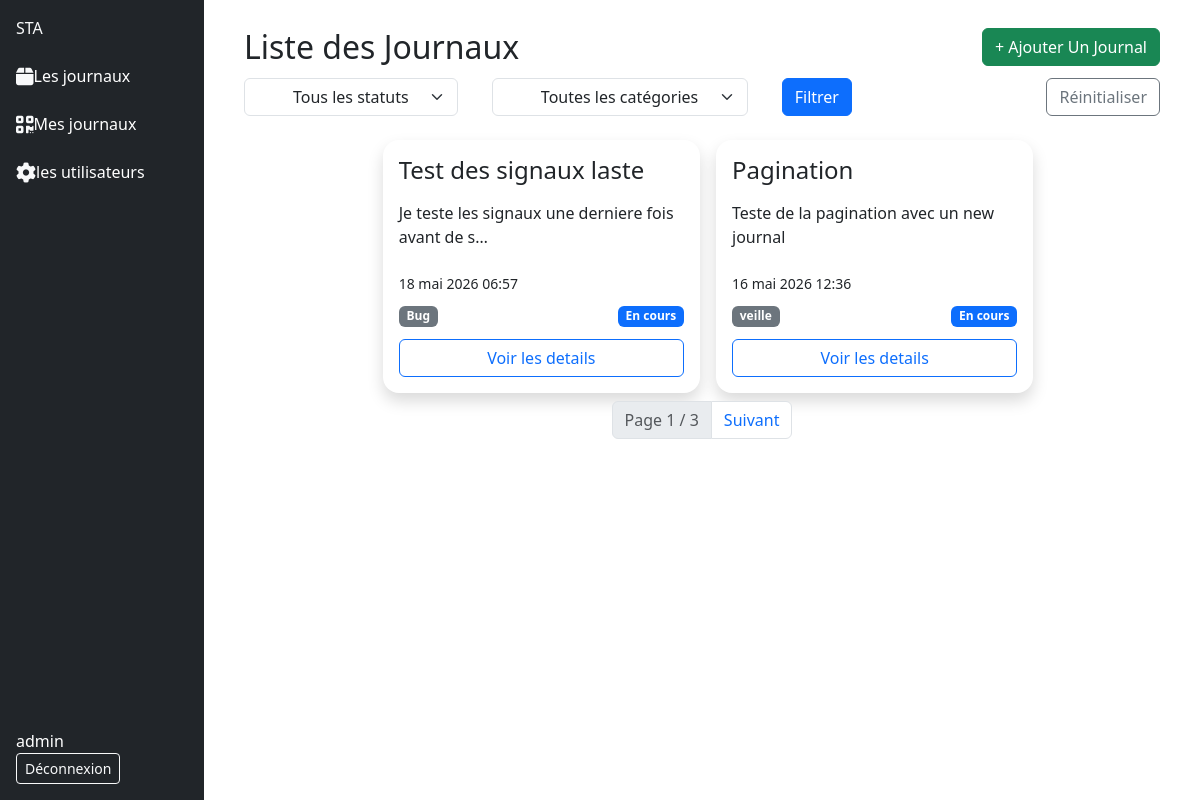
The app's page /entree/users/1/entrees/ (signed in) with its own data.
### activite/models.py (models this page shows)
class Entree(models.Model) :
    class Statut(models.TextChoices):
        EN_COURS = 'en_cours', 'En cours'
        RESOLU   = 'resolu',   'Résolu'
        BLOQUE   = 'bloque',   'Bloqué'
    titre = models.CharField( max_length=100)
    contenu_textuel = models.TextField()
    image_de_preuve = models.ImageField(upload_to='images/')
    date_creation = models.DateTimeField(auto_now_add=True)
    categorie = models.ForeignKey(Categorie, on_delete=models.SET_NULL, null=True)
    user = models.ForeignKey(User, on_delete=models.SET_NULL, null=True)
    etat = models.CharField(
        max_length=20,
        choices=Statut.choices,
        default=Statut.EN_COURS
    )

class Categorie(models.Model) :
    nom_categorie = models.CharField( max_length=64)
    description = models.TextField()
    date_creation = models.DateTimeField(auto_now_add=True)
    def __str__(self):
        return self.nom_categorie

### activite/views.py (the view)
# urls.py: path('users/<int:pk>/entrees/', UserEntreeListView.as_view(), name='user_entrees'),
class UserEntreeListView(LoginRequiredMixin, UserPassesTestMixin, ListView):
    model               = Entree
    template_name       = 'liste_tache.html'
    context_object_name = 'entrees'
    paginate_by         = 2
    def test_func(self):
        return self.request.user.is_superuser
    def get_queryset(self):
        return Entree.objects.filter(
            user__pk=self.kwargs['pk']
        ).order_by('-date_creation')
    def get_context_data(self, **kwargs):
        context = super().get_context_data(**kwargs)
        context['categories'] = Categorie.objects.all()
        context['statut_choices'] = Entree.Statut.choices
        context['statut_actif'] = self.request.GET.get('statut', '')
        context['categorie_active'] = self.request.GET.get('categorie', '')
        return context

### activite/templates/liste_tache.html (shortened to what this page needs)
{% extends 'base.html' %}
{% block content %}
<div class="container-fluid bg-white">
    <div class="d-flex flex-row justify-content-between align-items-start mx-4 p-1">
        <h2>Liste des Journaux</h2>
        <button class="btn btn-success">
            <a href="{% url 'creer_entree' %}" class="text-decoration-none text-white"> + Ajouter Un Journal</a>
        </button>
    </div>
    <form method="get" class="row g-2 mb-2 mx-4 justify-content-between">
        <div class="col-8 d-flex justify-content-between">
            <div >
                <select name="statut" class="form-select px-5">
                    <option value="">Tous les statuts</option>
                </select>
            </div>
            <div >
                <select name="categorie" class="form-select px-5">
                    <option value="">Toutes les catégories</option>
                </select>
            </div>
        <button type="submit" class="btn btn-primary">Filtrer</button>
        </div>
        <div class="col-auto ">
            <a href="{% url 'entree' %}" class="btn btn-outline-secondary">Réinitialiser</a>
        </div>
    </form>
    <div class="row d-flex justify-content-center ps-2 ms-2 pt-2  container-fluid ">
        {% for entree in entrees %}
            <div class="col-4 m-2 p-3 rounded-4 shadow d-flex flex-column gap-2">
                <h4> {{entree.titre|truncatechars:25}} </h4>
                <p> {{entree.contenu_textuel|truncatechars:50 }} </p>
                <small> {{entree.date_creation}} </small>
                <div class="d-flex flex-row justify-content-between">
                <span class="badge bg-secondary my-1">{{ entree.categorie }}</span>
                    {% if entree.etat == 'en_cours' %}
                        <span class="badge bg-primary my-1">{{ entree.get_etat_display }}</span>
                    {% elif entree.etat == 'resolu' %}
                        <span class="badge bg-success my-1">{{ entree.get_etat_display }}</span>
                    {% elif entree.etat == 'bloque' %}
                        <span class="badge bg-danger my-1">{{ entree.get_etat_display }}</span>
                    {% endif %}
                </div>
                <a href="{% url 'detail_entree' entree.pk %} " class="btn btn-outline-primary mt-auto text-decoration-none">Voir les details</a>
            </div>
        {% endfor %}
    </div>
    {% if is_paginated %}
        <nav>
            <ul class="pagination justify-content-center">
                <li class="page-item disabled">
                    <span class="page-link">
                        Page {{ page_obj.number }} / {{ page_obj.paginator.num_pages }}
                    </span>
                </li>
                {% if page_obj.has_next %}
                <li class="page-item">
                    <a class="page-link" href="?page={{ page_obj.next_page_number }}">Suivant</a>
                </li>
                {% endif %}
            </ul>
        </nav>
    {% endif %}
</div>
{% endblock content %}

### templates/base.html (shortened to what this page needs)
{% load static %}
<!DOCTYPE html>
<html lang="en">
<head>
    <link href="https://cdn.jsdelivr.net/npm/bootstrap@5.3.3/dist/css/bootstrap.min.css" rel="stylesheet">
</head>
<body>
    <div class=" justify-content-between m-0">
        <div class="row d-flex flex-row" >
            <div class="sidebar sticky-top d-flex flex-column justify-content-between align-items-start p-3 vh-100 bg-dark  start-0 top-0  col-2" >
                <div class="d-flex flex-column align-items-start gap-4">
                <a class="navbar-brand text-light" href="{% url 'entree' %}">STA</a>
                <a class="text-decoration-none text-white" href="{% url 'entree' %}"><i class="fa-solid fa-box fa-lg text-light"></i>Les journaux</a>
                <a class="text-decoration-none text-white" href="{% url 'user_entrees' user.pk%}"><i class="fa-solid fa-qrcode fa-lg text-light"></i>Mes journaux</a>
                {% if user.is_superuser %}
                    <a class="text-decoration-none text-white" href="{% url 'liste_users' %}"><i class="fa-solid fa-gear fa-lg text-light"></i>les utilisateurs</a>
                {% endif %}
                </div>
                <div>
                {% if request.user.is_authenticated %}
                    <span class="text-white me-3">{{ request.user.username }}</span>
                    <form method="post" action="{% url 'logout' %}">
                        <button type="submit" class="btn btn-outline-light btn-sm">Déconnexion</button>
                    </form>
                {% endif %}
                </div>
            </div>
            <div class="col-10 mt-4 ">
                {% block content %}
                {% endblock content %}
            </div>
        </div>
    </div>
</body>
</html>

### records on screen
Entree: titre "Test des signaux laste", contenu_textuel "Je teste les signaux une derniere fois avant de s…", date_creation "18 mai 2026 06:57", categorie "Bug", etat "En cours"
Entree: titre "Pagination", contenu_textuel "Teste de la pagination avec un new journal", date_creation "16 mai 2026 12:36", categorie "veille", etat "En cours"

### other values on screen
{{ request.user.username }} "admin"
{{ page_obj.number }} "1"
{{ page_obj.paginator.num_pages }} "3"
